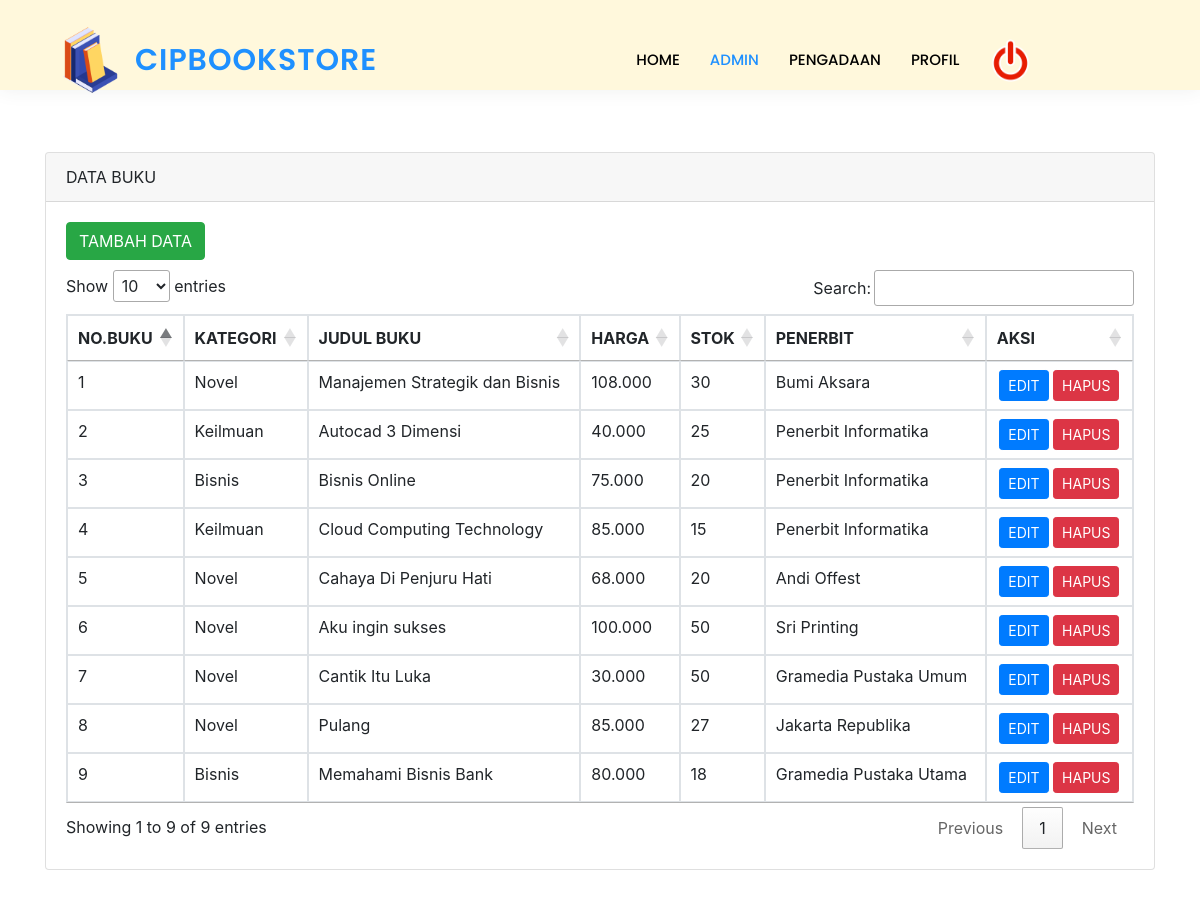
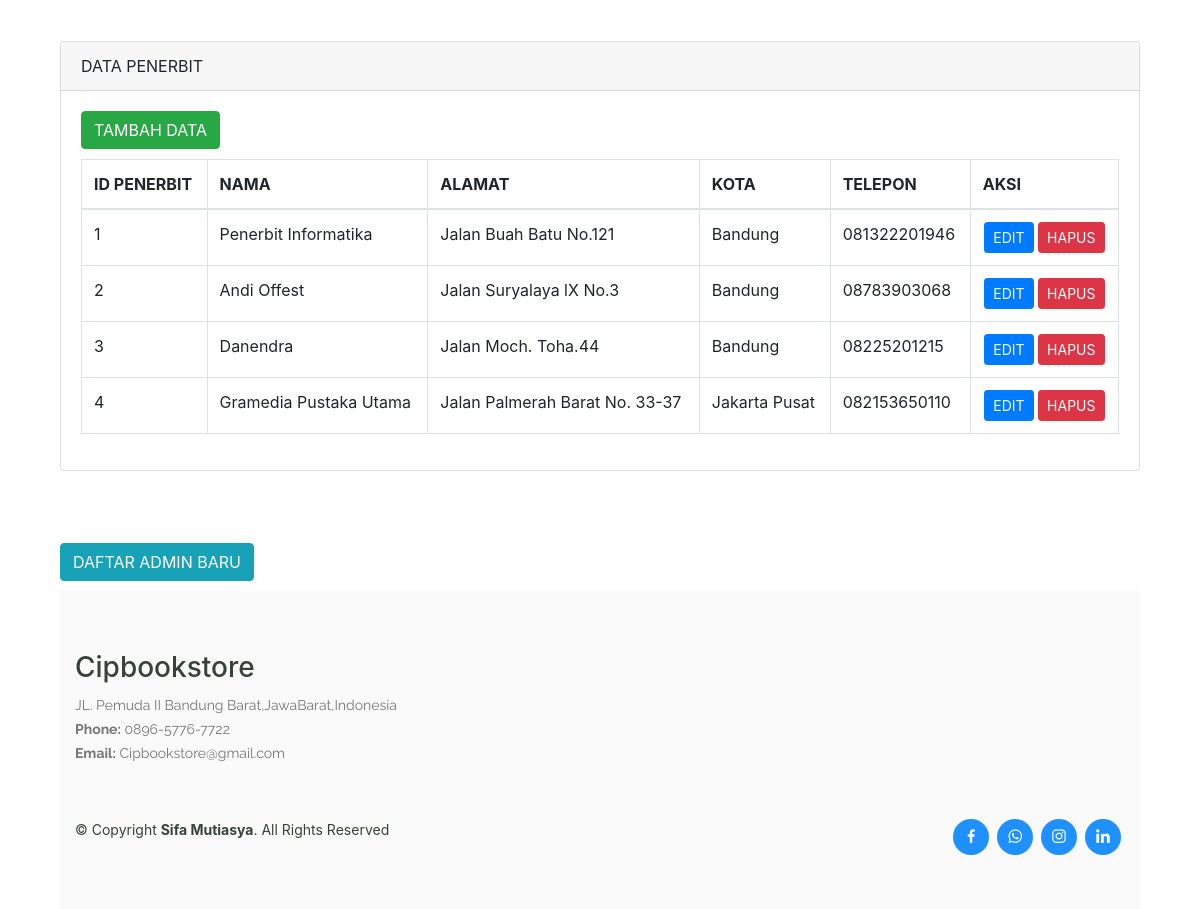
The page /admin.php (signed in) on the database its author committed (2 pictures, top to bottom).
### tables this page shows
CREATE TABLE `tabel_buku` (
  `id_buku` int(11) NOT NULL,
  `kategori` varchar(100) NOT NULL,
  `nama_buku` varchar(200) NOT NULL,
  `harga` varchar(100) NOT NULL,
  `stok` varchar(200) NOT NULL,
  `penerbit` varchar(200) NOT NULL
);

CREATE TABLE `tabel_penerbit` (
  `id_penerbit` int(11) NOT NULL,
  `nama` varchar(100) NOT NULL,
  `alamat` varchar(100) NOT NULL,
  `kota` varchar(100) NOT NULL,
  `telepon` char(13) NOT NULL
);

### admin.php (the view, shortened to what this page needs)
<!DOCTYPE html>
<html lang="en">
<head>
<link rel="stylesheet" href= "style.css">
  <link href="assets/vendor/animate.css/animate.min.css" rel="stylesheet">
  <link href="assets/vendor/aos/aos.css" rel="stylesheet">
  <link href="assets/vendor/bootstrap/css/bootstrap.min.css" rel="stylesheet">
  <link href="assets/vendor/bootstrap-icons/bootstrap-icons.css" rel="stylesheet">
  <link href="assets/vendor/boxicons/css/boxicons.min.css" rel="stylesheet">
  <link href="assets/vendor/remixicon/remixicon.css" rel="stylesheet">
  <link href="assets/vendor/swiper/swiper-bundle.min.css" rel="stylesheet">
  <link rel="stylesheet" href="https://stackpath.bootstrapcdn.com/bootstrap/4.4.1/css/bootstrap.min.css">
  <link rel="stylesheet" href="//cdn.datatables.net/1.10.20/css/jquery.dataTables.min.css">
</head>
<body>
  <header id="header" class="fixed-top">
    <div class="container d-flex align-items-center">
    <a href="https://instagram.com/cipbookstore.id?igshid=MzRlODBiNWFlZA==">
    <img src="img/rr.png" width="90px">
      <h1 class="logo me-auto"><a href="home.php"><marquee direction="right">Cipbookstore</marquee></a></h1>
      <nav id="navbar" class="navbar order-last order-lg-0">
        <ul>
          <li><a  href="home.php">HOME</a></li>
          <li><a class="active" href="admin.php">ADMIN</a></li>
          <li><a href="pengadaan.php">PENGADAAN</a></li>
          <li><a href="profil.php">PROFIL</a></li>
          <li><a href="logout.php">
          <img src="img/logout.png" width=43px></a></li>
        </ul>
</nav>
  </header>
 <br><br><br>
    <div class="container" style="margin-top: 80px">
      <div class="row">
        <div class="col-md-12">
          <div class="card">
            <div class="card-header">
              DATA BUKU
            </div>
            <div class="card-body">
            <a href="tambah-buku.php" class="btn btn-md btn-success" style="margin-bottom: 10px">TAMBAH DATA</a>
              <table class="table table-bordered" id="myTable">
                <thead>
                  <tr>
                    <th scope="col">NO.BUKU</th>
                    <th scope="col">KATEGORI</th>
                    <th scope="col">JUDUL BUKU</th>
                    <th scope="col">HARGA</th>
                    <th scope="col">STOK</th>
                    <th scope="col">PENERBIT</th>
                    <th scope="col">AKSI</th>
                  </tr>
                </thead>
                <tbody>
                  <?php
                      include('koneksi.php');
                      $no = 1;
                      $query = mysqli_query($connection,"SELECT * FROM tabel_buku");
                      while($row = mysqli_fetch_array($query)){
                  ?>
                  <tr>
                      <td><?php echo $no++ ?></td>
                      <td><?php echo $row['kategori'] ?></td>
                      <td><?php echo $row['nama_buku'] ?></td>
                      <td><?php echo $row['harga'] ?></td>
                      <td><?php echo $row['stok'] ?></td>
                      <td><?php echo $row['penerbit'] ?></td>
                      <td class="text-center">
                        <a href="edit-buku.php?id=<?php echo $row['id_buku'] ?>" class="btn btn-sm btn-primary">EDIT</a>
                        <a href="hapus-buku.php?id=<?php echo $row['id_buku'] ?>" class="btn btn-sm btn-danger">HAPUS</a>
                      </td>
                  </tr>
                <?php } ?>
                </tbody>
              </table>
            </div>
          </div>
      </div>
    </div>
    <div class="container" style="margin-top: 80px">
      <div class="row">
        <div class="col-md-12">
          <div class="card">
            <div class="card-header">
              DATA PENERBIT
            </div>
            <div class="card-body">
              <a href="tambah-PENERBIT.php" class="btn btn-md btn-success" style="margin-bottom: 10px">TAMBAH DATA</a>
              <table class="table table-bordered" id="myTable">
                <thead>
                  <tr>
                    <th scope="col">ID PENERBIT</th>
                    <th scope="col">NAMA</th>
                    <th scope="col">ALAMAT</th>
                    <th scope="col">KOTA</th>
                    <th scope="col">TELEPON</th>
                    <th scope="col">AKSI</th>
                  </tr>
                </thead>
                <tbody>
                  <?php
                      include('koneksi.php');
                      $no = 1;
                      $query = mysqli_query($connection,"SELECT * FROM tabel_penerbit");
                      while($row = mysqli_fetch_array($query)){
                  ?>
                  <tr>
                      <td><?php echo $no++ ?></td>
                      <td><?php echo $row['nama'] ?></td>
                      <td><?php echo $row['alamat'] ?></td>
                      <td><?php echo $row['kota'] ?></td>
                      <td><?php echo $row['telepon'] ?></td>
                      <td class="text-center">
                        <a href="edit-penerbit.php?id=<?php echo $row['id_penerbit'] ?>" class="btn btn-sm btn-primary">EDIT</a>
                        <a href="hapus-penerbit.php?id=<?php echo $row['id_penerbit'] ?>" class="btn btn-sm btn-danger">HAPUS</a>
                      </td>
                  </tr>
                <?php } ?>
                </tbody>
              </table>
            </div>
          </div>
      </div>
    </div>
    <br><br><br>
    <a href="daftaradmin.php" class="btn btn-md btn-info" style="margin-bottom: 10px">DAFTAR ADMIN BARU</a>
  <footer id="footer">
    <div class="footer-top">
      <div class="container">
        <div class="row">
          <div class="col-lg-6 col-md-6 footer-contact">
            <h3>Cipbookstore</h3>
            <p>
             JL. Pemuda II Bandung Barat,JawaBarat,Indonesia <br>
              <strong>Phone:</strong> 0896-5776-7722<br>
              <strong>Email:</strong> Cipbookstore@gmail.com<br>
            </p>
          </div>
      </div>
    </div>
    <div class="container d-md-flex py-4">
      <div class="me-md-auto text-center text-md-start">
        <div class="copyright">
          &copy; Copyright <strong><span>Sifa Mutiasya</span></strong>. All Rights Reserved
        </div>
        </div>
      <div class="social-links text-center text-md-right pt-3 pt-md-0">
      <a href="https://www.facebook.com/profile.php?id=100004895658682" class="facebook"><i class="bx bxl-facebook"></i></a>
      <a href="https://wa.me/6289657767722" class="whatsapp"><i class="bx bxl-whatsapp"></i></a>
      <a href="https://instagram.com/siff_mutiasya?igshid=MzRlODBiNWFlZA==" class="instagram"><i class="bx bxl-instagram"></i></a>
      <a href="https://www.linkedin.com/in/sifa-mutiasya-hendayana-puteri-130128247" class="linkedin"><i class="bx bxl-linkedin"></i></a>
      </div>
    </div>
  </footer>
  </body>
</html>

### style.css (style rules this page uses)
#header { background: cornsilk; transition: all 0.5s; z-index: 997; padding: 15px 0; box-shadow: 0px 0 18px rgba(55, 66, 59, 0.08); height: 90px; }
#header .logo { font-size: 30px; margin: 0; padding: 0; line-height: 1; font-weight: 600; letter-spacing: 1px; text-transform: uppercase; font-family: "Poppins", sans-serif; }
#header .logo a { color: dodgerblue; }
.navbar { padding: 0; margin: auto; }
.navbar ul { margin: 0; padding: 0; display: flex; list-style: none; align-items: center; }
.navbar li { position: relative; }
.navbar a, .navbar a:focus { display: flex; align-items: center; justify-content: space-between; padding: 10px 0 10px 30px; font-family: "Poppins", sans-serif; font-size: 15px; font-weight: 500; color: black; white-space: nowrap; transition: 0.3s; }
.navbar a:hover, .navbar .active, .navbar .active:focus, .navbar li:hover > a { color: dodgerblue; }
#footer { color: #37423b; font-size: 14px; background: #eef0ef; margin-bottom: -80px }
#footer .footer-top { padding: 60px 0 30px 0; background: #f9faf9; }
#footer .footer-top .footer-contact { margin-bottom: 30px; }
#footer .footer-top .footer-contact p { font-size: 14px; line-height: 24px; margin-bottom: 0; font-family: "Raleway", sans-serif; color: #777777; }
#footer .social-links a { font-size: 18px; display: inline-block; background: dodgerblue; color: #fff; line-height: 1; padding: 8px 0; margin-right: 4px; border-radius: 50%; text-align: center; width: 36px; height: 36px; transition: 0.3s; }

### rows shown on the page
tabel_buku: kategori "Novel", nama_buku "Manajemen Strategik dan Bisnis", harga "108.000", stok "30", penerbit "Bumi Aksara"
tabel_buku: kategori "Keilmuan", nama_buku "Autocad 3 Dimensi", harga "40.000", stok "25", penerbit "Penerbit Informatika"
tabel_buku: kategori "Bisnis", nama_buku "Bisnis Online", harga "75.000", stok "20", penerbit "Penerbit Informatika"
tabel_buku: kategori "Keilmuan", nama_buku "Cloud Computing Technology", harga "85.000", stok "15", penerbit "Penerbit Informatika"
tabel_buku: kategori "Novel", nama_buku "Cahaya Di Penjuru Hati", harga "68.000", stok "20", penerbit "Andi Offest"
tabel_buku: kategori "Novel", nama_buku "Aku ingin sukses", harga "100.000", stok "50", penerbit "Sri Printing"
tabel_buku: kategori "Novel", nama_buku "Cantik Itu Luka", harga "30.000", stok "50", penerbit "Gramedia Pustaka Umum"
tabel_buku: kategori "Novel", nama_buku "Pulang", harga "85.000", stok "27", penerbit "Jakarta Republika"
tabel_buku: kategori "Bisnis", nama_buku "Memahami Bisnis Bank", harga "80.000", stok "18", penerbit "Gramedia Pustaka Utama"
tabel_penerbit: nama "Penerbit Informatika", alamat "Jalan Buah Batu No.121", kota "Bandung", telepon "081322201946"
tabel_penerbit: nama "Andi Offest", alamat "Jalan Suryalaya lX No.3", kota "Bandung", telepon "08783903068"
tabel_penerbit: nama "Danendra", alamat "Jalan Moch. Toha.44", kota "Bandung", telepon "08225201215"
tabel_penerbit: nama "Gramedia Pustaka Utama", alamat "Jalan Palmerah Barat No. 33-37", kota "Jakarta Pusat", telepon "082153650110"
